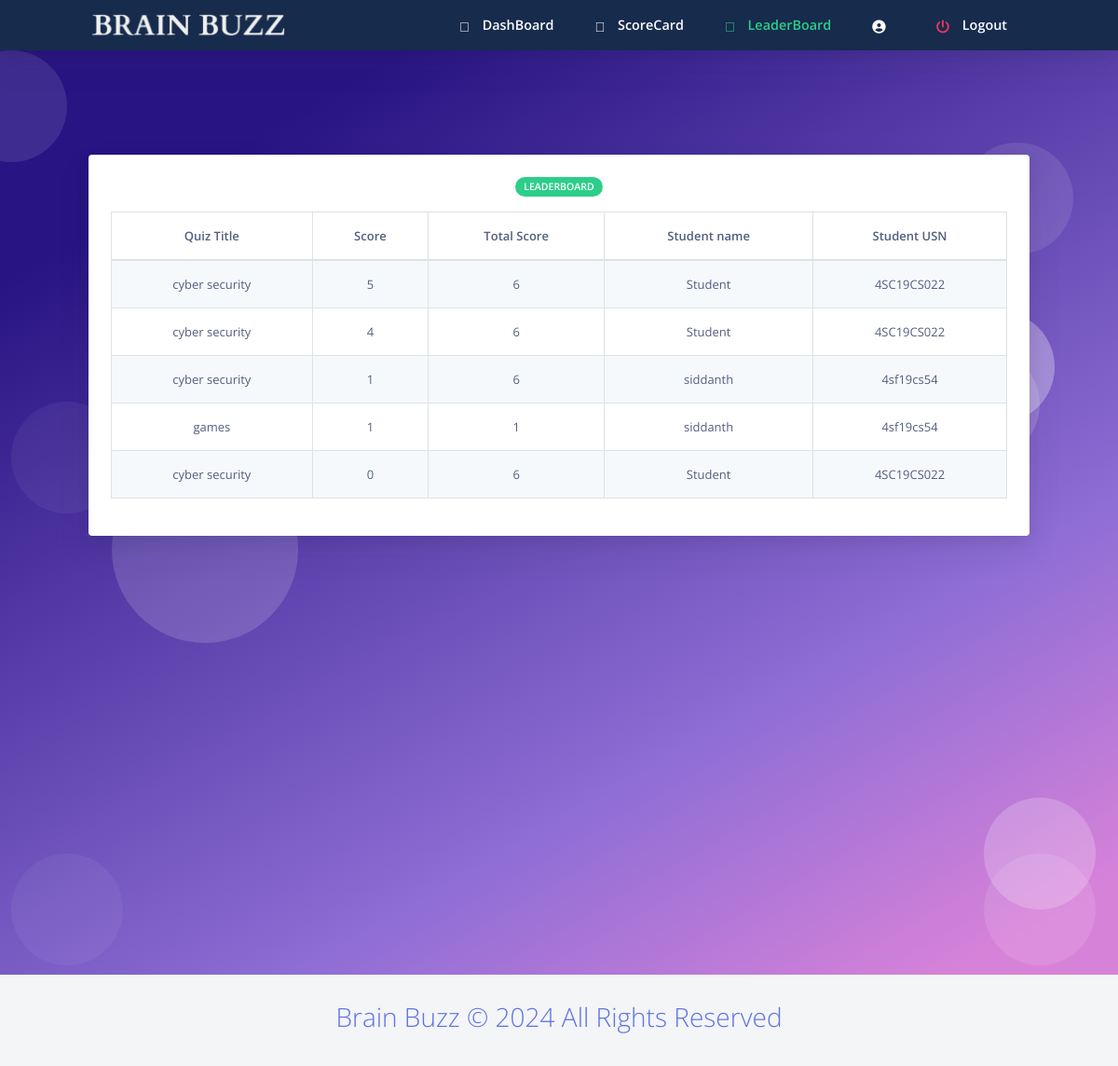
Page /studleaderboard.php on the committed database.
### tables this page shows
CREATE TABLE `score` (
  `slno` int(11) NOT NULL,
  `score` int(11) NOT NULL,
  `quizid` int(11) NOT NULL,
  `usn` varchar(30) NOT NULL,
  `totalscore` int(11) NOT NULL,
  `remark` varchar(20) NOT NULL
);

CREATE TABLE `quiz` (
  `quizid` int(11) NOT NULL,
  `quizname` varchar(20) NOT NULL,
  `date_created` timestamp NOT NULL DEFAULT current_timestamp(),
  `staffid` varchar(30) NOT NULL
);

CREATE TABLE `student` (
  `usn` varchar(10) NOT NULL,
  `name` varchar(20) NOT NULL,
  `mail` varchar(30) NOT NULL,
  `phno` varchar(10) NOT NULL,
  `gender` varchar(1) NOT NULL,
  `DOB` varchar(10) NOT NULL,
  `pw` varchar(200) NOT NULL,
  `dept` varchar(3) DEFAULT NULL
);

### studleaderboard.php (the view, shortened to what this page needs)
<html>
<?php require ("header.php");?>
<?php
require_once 'sql.php';
                $conn = mysqli_connect($host, $user, $ps, $project);if (!$conn) {
    echo "<script>alert(\"Database error retry after some time !\")</script>";
}
?>
  <body class="bg-white" id="top">
    <nav
      id="navbar-main"
      class="
        navbar navbar-main navbar-expand-lg
        bg-default
        navbar-light
        position-sticky
        top-0
        shadow
        py-0
      "
    >
      <div class="container">
        <ul class="navbar-nav navbar-nav-hover align-items-lg-center">
          <li class="nav-item dropdown">
            <a href="index.php" class="navbar-brand mr-lg-5 text-white">
                               <img src="assets/img/navbar.png" />
            </a>
          </li>
        </ul>
        <div class="navbar-collapse collapse bg-default" id="navbar_global">
          <ul class="navbar-nav align-items-lg-center ml-auto">
				 <li class="nav-item">
              <a href="homestud.php" class="nav-link">
                <span class="text-white nav-link-inner--text font-weight-bold"
                  ><i class="text-white fad fa-home"></i> DashBoard</span
                >
              </a>
            </li>
			 <li class="nav-item">
              <a href="studscorecard.php" class="nav-link">
                <span class="text-white nav-link-inner--text font-weight-bold"
                  ><i class="text-white fad fa-poll"></i> ScoreCard</span
                >
              </a>
            </li>
			 <li class="nav-item">
              <a href="studleaderboard.php" class="nav-link">
                <span class="text-success nav-link-inner--text font-weight-bold"
                  ><i class="text-success fad fa-award"></i> LeaderBoard</span
                >
              </a>
            </li>
			 <li class="nav-item">
              <a href="studprofile.php" class="nav-link">
                <span class="text-white nav-link-inner--text font-weight-bold"
                  ><i class="text-white fas fa-user-circle"></i> <?php echo $dbname ?></span
                >
              </a>
            </li>
		   <li class="nav-item">
              <a href="logout.php" class="nav-link">
                <span class="text-white nav-link-inner--text font-weight-bold"
                  ><i class="text-danger fas fa-power-off"></i> Logout</span
                >
              </a>
            </li>
          </ul>
        </div>
      </div>
    </nav>
  <section class="section section-shaped section-lg">
    <div class="shape shape-style-1 shape-primary">
      <span></span>
      <span></span>
      <span></span>
      <span></span>
      <span></span>
      <span></span>
      <span></span>
      <span></span>
      <span></span>
      <span></span>
    </div>
<div class="container">
<div class="row">
            <div class="col-sm-12 mb-3">
              <div class="card card-body bg-gradient-white text-white mt-3">
			   <div class="col-12 mx-auto text-center">
            <span class="badge badge-success badge-pill mb-3">Leaderboard</span>
          </div>
            <?php
            $sql="call leaderboard;";
            $res=mysqli_query($conn,$sql);
            if($res)
            {
                echo "<table id=\"le\" class=\"table table-striped table-hover table-bordered text-center \">
				<thead class=\" font-weight-bold \"><tr>
				<td>Quiz Title</td>
				<td>Score</td>
				<td>Total Score</td>
				<td>Student name</td>
				<td>Student USN</td>
				</tr></thead>";
                while ($row = mysqli_fetch_assoc($res)) {
                    echo "<tr><td>".$row["quizname"]."</td><td>".$row["score"]."</td><td>".$row["totalscore"]."</td><td>".$row["name"]."</td><td>".$row["usn"]."</td></tr>";
                }
                echo "</table>";
            }
            else{
                echo mysqli_error($conn);
            }
            ?>
             </div>
                </div>
              </div>
    </div>
</section>
    <?php require("footer.php");?>
</body>
</html>

### rows in the picture
score: quizid.quizname "cyber security", score "5", totalscore "6", usn.name "Student", usn "4SC19CS022"
score: quizid.quizname "cyber security", score "4", totalscore "6", usn.name "Student", usn "4SC19CS022"
score: quizid.quizname "cyber security", score "1", totalscore "6", usn.name "siddanth", usn "4sf19cs54"
score: quizid.quizname "games", score "1", totalscore "1", usn.name "siddanth", usn "4sf19cs54"
score: quizid.quizname "cyber security", score "0", totalscore "6", usn.name "Student", usn "4SC19CS022"
